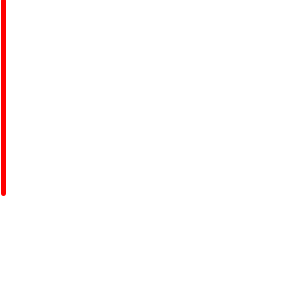
Frame 1 (no input)
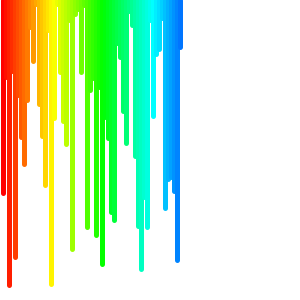
Frame 60 (the mouse pressed at the canvas centre just before this capture)
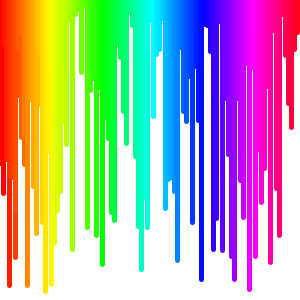
Frame 120 (the mouse held since frame 60 and released just before this capture)

The Processing sketch that drew these frames (run headless with seeded random() and noise(); from frame 60 on, the mouse is pressed at the canvas centre):

// Processing sketch: E2
// ── E2.pde

int x, y;
int h;

void setup(){
size(300, 300);
background(255);


}

void draw(){

x=x+3;
x%=300;
y=floor(random(300));



colorMode(HSB,100);
strokeWeight(5);
stroke(h,100,100);  // random color
h++;
h%=99;
line(x,0,x,y);

}
